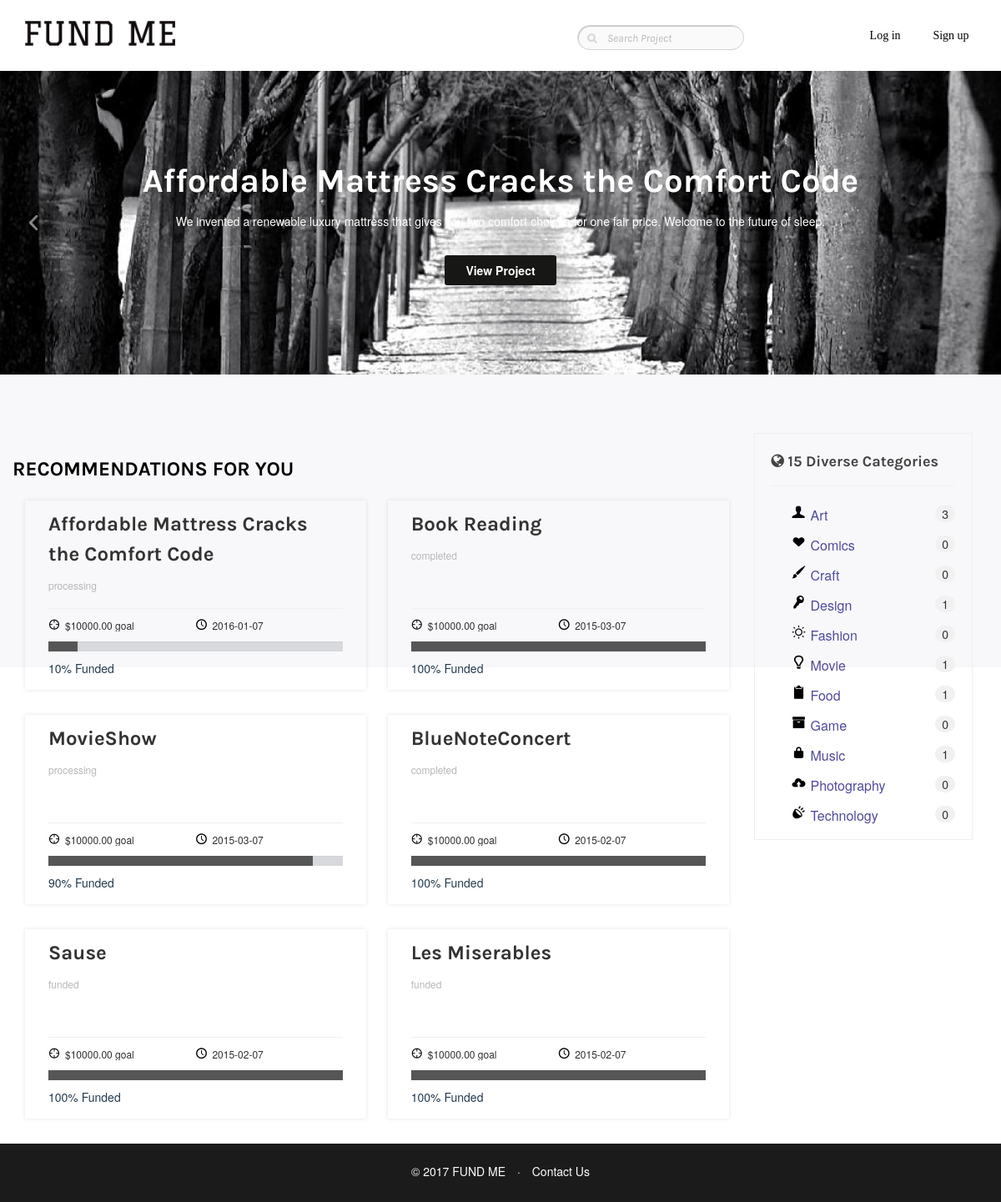
Page /db/index.php (signed in) on the committed database.
### tables this page shows
CREATE TABLE `projects` (
  `pid` INT UNSIGNED AUTO_INCREMENT NOT NULL,
  `pname` varchar(100) DEFAULT NULL,
  `pdescription` text DEFAULT NULL,
  `uid` varchar(40) NOT NULL,
  `minfund` decimal(10,2) DEFAULT NULL,
  `maxfund` decimal(10,2) DEFAULT NULL,
  `curfund` decimal(10,2) DEFAULT 0,
  `posttime` datetime NOT NULL,
  `endtime` datetime NOT NULL,
  `plannedtime` datetime NOT NULL,
  `completetime` datetime DEFAULT NULL,
  `pstatus` varchar(40) DEFAULT NULL,
  `creditcard` varchar(40) DEFAULT NULL,
  `filename` varchar(40) DEFAULT NULL,
  PRIMARY KEY (`pid`),
  CONSTRAINT `projects_ibfk_1` FOREIGN KEY (`uid`, `creditcard`) REFERENCES `cards` (`uid`,`cnumber`)
);

### db/helperfunction.inc (called while the page is built, shortened)
<?php
function getSomeProjects($mysqli, $num) {
    $res = array();
    if ($stmt = $mysqli->prepare("select pid,pname, pdescription,minfund, curfund, posttime, pstatus
from Project.Projects where pstatus <> 'failed' order by posttime desc limit ?")) {
        $stmt->bind_param('i', $num);
        $stmt->execute();
        $stmt->bind_result($pid, $pname, $pdes, $min,$cur,$posttime,$pstat);
        try {
            while ($stmt->fetch()) {
                array_push($res, array($pid, $pname, $pdes, $min,$cur,$posttime,$pstat));
            }
        } catch (mysqli_sql_exception $e) {
            echo $e;
        } finally {
            $stmt->close();
        }
        return $res;
    }
}
function getCatCount($mysqli, $catname) {
    if ($stmt = $mysqli->prepare("select count(*) from Project.catalogued where catname=?")) {
        $stmt->bind_param('s', $catname);
        $stmt->execute();
        $stmt->bind_result($count);
        try {
            while ($stmt->fetch()) {
                return $count;
            }
        } catch (mysqli_sql_exception $e) {
            echo $e;
        } finally {
            $stmt->close();
        }
    }
    return 0;
}

### db/index.php (the view, shortened to what this page needs)
<?php
require "helperfunction.inc";
$pres = getSomeProjects($mysqli, 1);
if (count($pres)>0) {
    list($bannerpid, $bannerpname, $bannerpdes) = $pres[0];
}
?>
<!DOCTYPE html>
<html lang="en">
<head>
<link href="assets/css/bootstrap.min.css" rel="stylesheet">
<link href="assets/css/bootstrap-theme.css" rel="stylesheet">
<link href="assets/css/language-selector-remove-able-css.css" rel="stylesheet">
<link href="assets/css/flexslider.css" rel="stylesheet">
<link href="assets/css/style.css" rel="stylesheet">
<link href="assets/css/plugin.css" rel="stylesheet">
<link href="assets/css/menu.css" rel="stylesheet">
<link href="assets/css/responsive.css" rel="stylesheet">
<link href="assets/css/color.css" rel="stylesheet">
<link href="assets/css/iconmoon.css" rel="stylesheet">
<link href="assets/css/themetypo.css" rel="stylesheet">
<link href="assets/css/widget.css" rel="stylesheet">
    <link rel="stylesheet" href="https://maxcdn.bootstrapcdn.com/bootstrap/3.3.7/css/bootstrap.min.css" />
</head>
<body>
<div class="wrapper">
    <?php require "header.php";?>
	<div class="cs-banner">
		<div class="flexslider">
			<ul class="slides">
				<li>
					<figure>
						<img src="assets/extra-images/1.png" alt="#">
						<figcaption>
							<div class="text">
								<h2><?php echo htmlspecialchars($bannerpname);?> </h2>
								<span><?php echo htmlspecialchars($bannerpdes);?></span>
								<a href="projectdetail.php?pid=<?php echo $bannerpid;?>" class="explore-btn cs-bgcolor"> View Project</a>
							</div>
						</figcaption>
					</figure>
				</li>
			</ul>
		</div>
	</div>
	<main id="main-content">
		<div class="main-section">
			<div class="page-section">
				<div class="container">
					<div class="row">
						<div class="section-fullwidth col-lg-12">
							<div class="cs-content-holder">
								<div class="row">
									<div class="page-content col-lg-9">
										<div class="listing_grid">
                                                <?php
                                                if (!isset($_SESSION["email"]) || $nothing) {
                                                    $projects = getSomeProjects($mysqli, 6);
                                                    echo "<div class=\"row\"><h3 class='titleh3'>RECOMMENDATIONS FOR YOU</h3>";
                                                    foreach ($projects as $p) {
                                                        list($pid, $pname, $pdes, $min,$cur,$posttime,$pstat) = $p;
                                                        $percent = $cur*100/$min >= 100 ? 100 : intval($cur*100/$min);
                                                        echo "<article class=\"col-lg-6 col-md-6 col-sm-6\"><div class=\"directory-section\"><div class=\"cs_thumbsection\"></div><div class=\"content_info\">";
                                                        echo "<div class=\"title\"><h3><a href=\"projectdetail.php?pid=$pid\">$pname</a></h3>";
                                                        echo "<span class=\"addr\">".$pstat."</span> </div>";
                                                        echo "<div class=\"dr_info\">
																<ul><li> <i class=\"cscolor icon-target5\"></i> $" .$min ." goal </li>
																	<li> <i class=\"cscolor icon-clock7\"></i>".explode(" ",$posttime)[0]. "</li></ul>";
                                                        echo "<span class=\"bar\"><span style=\"width:$percent%;\"></span></span>
																<div class=\"detail\"> <span class=\"fund\">$percent% Funded</span> </div>
															</div></div></div></article>";
                                                    }
                                                    echo "</div>";
                                                }
                                                ?>
										</div>
									</div>
									<aside class="page-sidebar col-lg-3">
										<div class="widget cs_directory_categories">
											<div class="widget-section-title">
												<h4><i class="icon-globe4"></i>15 Diverse Categories</h4>
											</div>
											<ul class="menu">
												<li><a href="cataloguedprojects.php?cat=art"><i class="icon-user9 cscolor"></i>Art</a> <span><?php echo getCatCount($mysqli, 'Art')?></span></li>
												<li><a href="cataloguedprojects.php?cat=comic"><i class="icon-heart11 cscolor"></i>Comics</a> <span><?php echo getCatCount($mysqli, 'Comics')?></span></li>
												<li><a href="cataloguedprojects.php?cat=craft"><i class="icon-brush2 cscolor"></i>Craft</a> <span><?php echo getCatCount($mysqli, 'Craft')?></span></li>
												<li><a href="cataloguedprojects.php?cat=design"><i class="icon-key7 cscolor"></i>Design</a> <span><?php echo getCatCount($mysqli, 'Design')?></span></li>
												<li><a href="cataloguedprojects.php?cat=fashion"><i class="icon-sun4 cscolor"></i>Fashion</a> <span><?php echo getCatCount($mysqli, 'Fashion')?></span></li>
												<li><a href="cataloguedprojects.php?cat=movie"><i class="icon-light-bulb cscolor"></i>Movie</a><span><?php echo getCatCount($mysqli, 'Movie')?></span></li>
												<li><a href="cataloguedprojects.php?cat=food"><i class="icon-clipboard6 cscolor"></i>Food</a> <span><?php echo getCatCount($mysqli, 'Food')?></span></li>
												<li><a href="cataloguedprojects.php?cat=game"><i class="icon-archive2 cscolor"></i>Game</a> <span><?php echo getCatCount($mysqli, 'Game')?></span></li>
												<li><a href="cataloguedprojects.php?cat=music"><i class="icon-lock6 cscolor"></i>Music</a> <span><?php echo getCatCount($mysqli, 'Music')?></span></li>
												<li><a href="cataloguedprojects.php?cat=phptpgraphy"><i class="icon-upload10 cscolor"></i>Photography</a> <span><?php echo getCatCount($mysqli, 'Photography')?></span></li>
												<li><a href="cataloguedprojects.php?cat=technology"><i class="icon-sound4 cscolor"></i>Technology</a> <span><?php echo getCatCount($mysqli, 'Technology')?></span></li>
											</ul>
										</div>
									</aside>
								</div>
							</div>
						</div>
					</div>
				</div>
			</div>
        </div>
	</main>
    <?php require "footer.php"; ?>
</div>
</body>
</html>

### db/assets/css/flexslider.css (style rules this page uses)
.slides, .flex-control-nav, .flex-direction-nav { margin: 0; padding: 0; list-style: none; }
.flexslider { margin: 0; padding: 0; }
.flexslider .slides > li { display: none; -webkit-backface-visibility: hidden; }
.flexslider .slides img { width: 100%; display: block; }
.slides:after { content: "\0020"; display: block; clear: both; visibility: hidden; line-height: 0; height: 0; }
.flexslider { background: #fff; border: none; position: relative; zoom: 1; padding: 0; }
.flexslider .slides { zoom: 1; }

### db/assets/css/style.css (style rules this page uses)
html, body { margin: 0px; padding: 0px; min-height: 100%; height: 100%; }
.cs-banner { padding:0; }
.cs-banner .flexslider ul { list-style:none; }
.cs-banner figure figcaption { position: absolute; left: 0; width: 100%; height: 100%; top: 0; text-align: center; }
.cs-banner figcaption .text { margin: -80px 0 0; position: absolute; top: 50%; width: 100%; }
.cs-banner figcaption .text h2 { color: #fff; font-size: 40px; font-weight: 700; }
.cs-banner figcaption .text span { color: #fff; display: block; line-height: 21px; margin: 0 0 30px 0; }
.explore-btn { background-color: #171616; border-radius: 3px; color: #ffffff; display: inline-block; font-weight: 700; padding: 8px 25px; }

### db/assets/css/plugin.css (style rules this page uses)
.listing_grid article { margin: 0 -4px 30px 0; }
.directory-section { box-shadow: 0 0 5px 0 rgba(0,0,0,0.1); }
.directory-section .content_info { padding:0 28px 16px; }
.directory-section .content_info .addr { color:#b7b7b7; font-size:12px; line-height:15px; }
.directory-section .content_info .title { border-bottom:1px solid #f0f0f0; padding:10px 0; margin:0 0 12px; min-height: 130px; }
.titleh3 { margin: 25px 0 20px 0; }
.directory-section .dr_info ul { overflow:hidden; margin:0 0 12px; }
.directory-section .dr_info ul li { list-style:none; float:left; width:50%; font-size:12px; line-height:15px; color:#2e2e2e; }
.directory-section .dr_info ul i { float:left; font-size:14px; line-height:14px; margin:0 6px 0 0; }
.directory-section .bar { width:100%; display:block; background:#d7d9dc; height:12px; border-top:1px solid #d0d1d4; position:relative; margin:0 0 10px; }
.directory-section .bar span { position:absolute; top:-1px; left:0; width:0; height:12px; background:#565656; }
.directory-section .detail { line-height:normal !important; }
.directory-section .detail .fund { color:#233a4e; }
.directory-section { overflow:hidden; }
.page-sidebar .widget-section-title i { float:left; line-height:24px; margin:0 6px 0 0; }

### db/assets/css/color.css (style rules this page uses)
.cs-bgcolor,.csbg-color,.csbg-hovercolor:hover, .cs-blog .flex-direction-nav a:hover, .cs-blog .flex-control-paging li a.flex-active, .blog-editor .flex-control-paging li a.flex-active, .cs-blog .flex-control-paging li:hover a, .blog-editor .cs-tags i, .Continue-Readingbtn:hover, .widget_calendar caption, .widget_search form label input[type="submit"], .tagcloud a:hover, .cs-form-element input[type="submit"], .icon-input a, .cs_directory_categories ul li:hover span, .contact-form li input[type="submit"], .contect-btn, .call-actions .btn-area a, .cs-price-table.cs-featured a, .cs-services .service-number span, .skills-sec .skillbar-bar, .cs-result.relevent .cs-description p:before, .widget_categories ul li:hover span, .qustion-area a, .cs-timeline .timiline-title h4, .author-info .heading-sec span, #main-header .slicknav_nav { background-color: #171716 !important; }

### db/assets/css/widget.css (style rules this page uses)
.widget ul li { list-style: none; }
.page-sidebar .widget { display: inline-block; margin-bottom: 30px; width: 100%; }
.widget ul li { list-style: none; position: relative; float: left; }
.widget-section-title { margin-bottom: 15px; float: left; width: 100%; }
.widget-section-title h4 { color: #333; }
.cs_directory_categories { float: left; width: 100%; padding: 20px; border: 1px solid #eeeeee; }
.cs_directory_categories ul li { float: left; width: 100%; padding: 8px 0; line-height: 20px; }
.cs_directory_categories ul li i { margin: 0 8px 0 0; }
.cs_directory_categories ul li:first-child { padding-top: 0px; }
.cs_directory_categories ul li:last-child { padding-bottom: 0px; }
.cs_directory_categories ul li a { font-size: 16px; color: #4f4a9c; float: left; line-height: 16px; }
.cs_directory_categories ul li span { background-color: #f1f1f1; border-radius: 12px; color: #333333; display: inline; float: right; padding: 0 8px; }
.cs_directory_categories .widget-section-title h4 { color:#444; font-weight:700; padding: 0 0 15px 0; border-bottom: 1px solid #f0f0f0; }

### rows in the picture
projects: pname "Affordable Mattress Cracks the Comfort Code", pdescription "We invented a renewable luxury mattress that gives you two comfort choices for one fair price. Welcome to the future of sleep.", pstatus "processing", minfund "10000.00", posttime "2016-01-07", percent "10"
projects: pname "Book Reading", pstatus "completed", minfund "10000.00", posttime "2015-03-07", percent "100"
projects: pname "MovieShow", pstatus "processing", minfund "10000.00", posttime "2015-03-07", percent "90"
projects: pname "BlueNoteConcert", pstatus "completed", minfund "10000.00", posttime "2015-02-07", percent "100"
projects: pname "Sause", pstatus "funded", minfund "10000.00", posttime "2015-02-07", percent "100"
projects: pname "Les Miserables", pstatus "funded", minfund "10000.00", posttime "2015-02-07", percent "100"

### other values in the picture
getCatCount($mysqli, 'Art') "3"
getCatCount($mysqli, 'Comics') "0"
getCatCount($mysqli, 'Craft') "0"
getCatCount($mysqli, 'Design') "1"
getCatCount($mysqli, 'Fashion') "0"
getCatCount($mysqli, 'Movie') "1"
getCatCount($mysqli, 'Food') "1"
getCatCount($mysqli, 'Game') "0"
getCatCount($mysqli, 'Music') "1"
getCatCount($mysqli, 'Photography') "0"
getCatCount($mysqli, 'Technology') "0"
